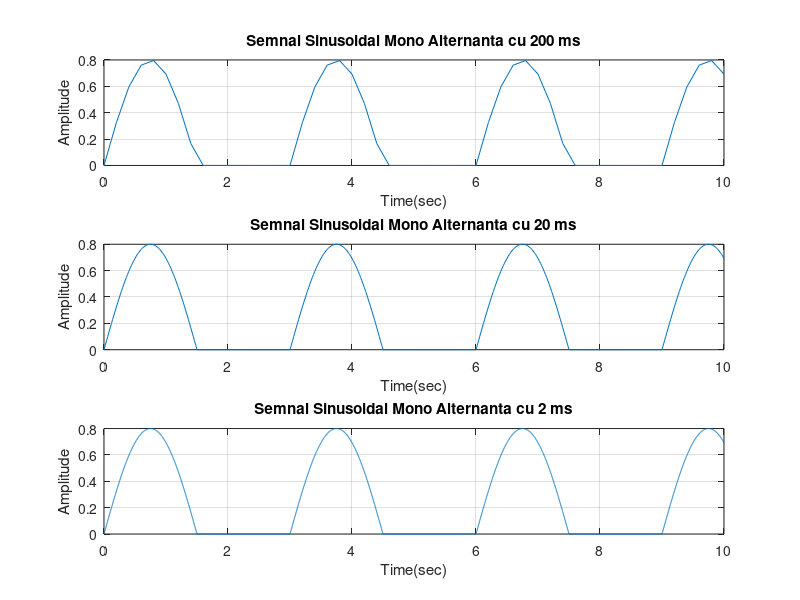

This chart was generated by the following MATLAB code:
vector_1=0:0.2:10;
perioada = 3;
frecventa = 1/ perioada;
semnal_sinusoidal_1=0.8*sin(2*pi*frecventa*vector_1);
for i=1:1:length(semnal_sinusoidal_1);      
    if semnal_sinusoidal_1(i)<0;
        semnal_sinusoidal_1(i)=0;
    end
end
subplot(3,1,1)
plot(vector_1,semnal_sinusoidal_1),xlabel('Time(sec)'),ylabel('Amplitude'),title('Semnal Sinusoidal Mono Alternanta cu 200 ms'),grid



vector_2=0:0.02:10;
semnal_sinusoidal_2=0.8*sin(2*pi*frecventa*vector_2);
for i=1:1:length(semnal_sinusoidal_2);
    if semnal_sinusoidal_2(i)<0;
        semnal_sinusoidal_2(i)=0;
    end
end
subplot(3,1,2)
plot(vector_2,semnal_sinusoidal_2),xlabel('Time(sec)'),ylabel('Amplitude'),title('Semnal Sinusoidal Mono Alternanta cu 20 ms'),grid



vector_3=0:0.002:10;
semnal_sinusoidal_3=0.8*sin(2*pi*frecventa*vector_3);
for i=1:1:length(semnal_sinusoidal_3);
    if semnal_sinusoidal_3(i)<0;
        semnal_sinusoidal_3(i)=0;
    end
end
subplot(3,1,3)
plot(vector_3,semnal_sinusoidal_3),xlabel('Time(sec)'),ylabel('Amplitude'),title('Semnal Sinusoidal Mono Alternanta cu 2 ms'),grid

